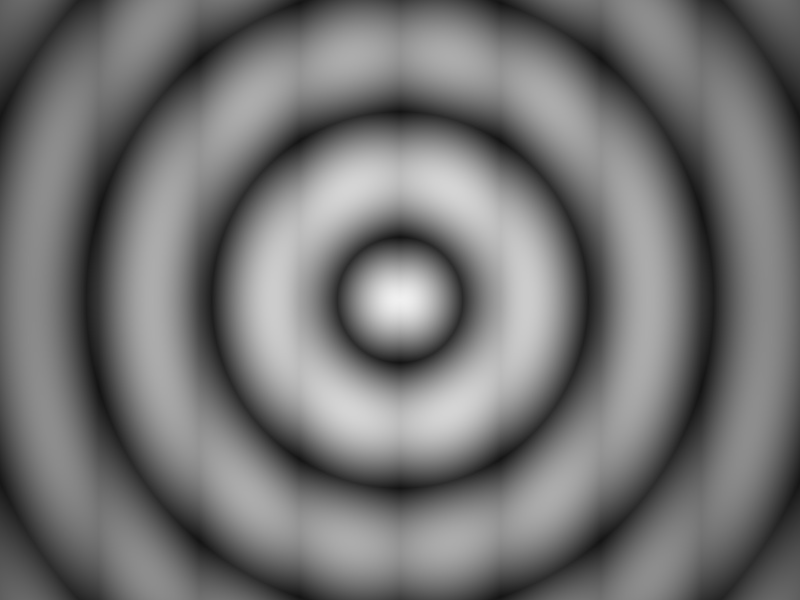
#> input picture samples/bw_classic.jpg, 800 x 600 px
$ python -i image_processor.py   (imports and definitions only)
#> lines starting #> are read from the running program, lines starting #| are printed output that depends on the picture
#> further down, picture is the input picture: PIL image 800x600 RGB; min 20, max 240, mean 115.1
"""
NEBULA ASCII STUDIO — High-Fidelity Image Processing Engine (Version 3.0)
Implements Rec. 709 luminance, multi-scale detail decomposition, Lanczos resizing,
and aspect ratio compensation to preserve facial features, shadows, and textures.
"""

import os
from typing import Optional, Tuple
import numpy as np
from PIL import Image, ImageEnhance, ImageFilter, ImageOps

from .config import DEFAULT_ASPECT_RATIO, SUPPORTED_EXTENSIONS


class ImageProcessor:
    """Provides high-performance, vectorized computer vision preprocessing."""

    # [82 lines left out: functions validate_path, load_image, calculate_luminance, resize_for_terminal, not called in this run]

    @staticmethod
    def enhance_for_ascii(
        img: Image.Image,
        sharpness: float = 1.4,
        detail_boost: float = 1.5,
        contrast: float = 1.2,
        brightness: float = 1.0,
        gamma: float = 1.0,
        saturation: float = 1.2,
    ) -> Image.Image:
        """
        High-Fidelity Feature & Shading Pipeline:
        1. Multi-scale Unsharp Masking:
           - Macro-scale unsharp mask (radius ~ 3.0px) for facial volumes, shadows, and contours.
           - Micro-scale unsharp mask (radius ~ 1.0px) for eyelashes, iris, lips, wrinkles, hair.
        2. Dynamic range expansion (1st to 99th percentile contrast stretch).
        3. Gamma tone mapping with deep shadow preservation.
        4. Color saturation enhancement for vibrant Truecolor output.
        """
#> called with sharpness = 1.4, detail_boost = 1.5, contrast = 1.2, brightness = 1, gamma = 1, saturation = 1.2
        # 1. Multi-scale feature enhancement
        enhanced = img
        if detail_boost > 1.0:
            # Macro structural contrast
            enhanced = enhanced.filter(
                ImageFilter.UnsharpMask(radius=3.0, percent=int(detail_boost * 45), threshold=2)
            )
            # Fine micro-detail (eyes, eyelashes, lips, hair texture)
            enhanced = enhanced.filter(
                ImageFilter.UnsharpMask(radius=1.0, percent=int(detail_boost * 90), threshold=1)
            )

        if sharpness > 1.0:
            sharp_enhancer = ImageEnhance.Sharpness(enhanced)
            enhanced = sharp_enhancer.enhance(min(sharpness, 2.5))

        # 2. Dynamic range calibration via NumPy
        arr = np.array(enhanced, dtype=np.float32)
        p1, p99 = np.percentile(arr, (1, 99))
#> p1 = 29; p99 = 207
        if p99 > p1 + 10:
            arr = np.clip((arr - p1) / (p99 - p1) * 255.0, 0.0, 255.0)
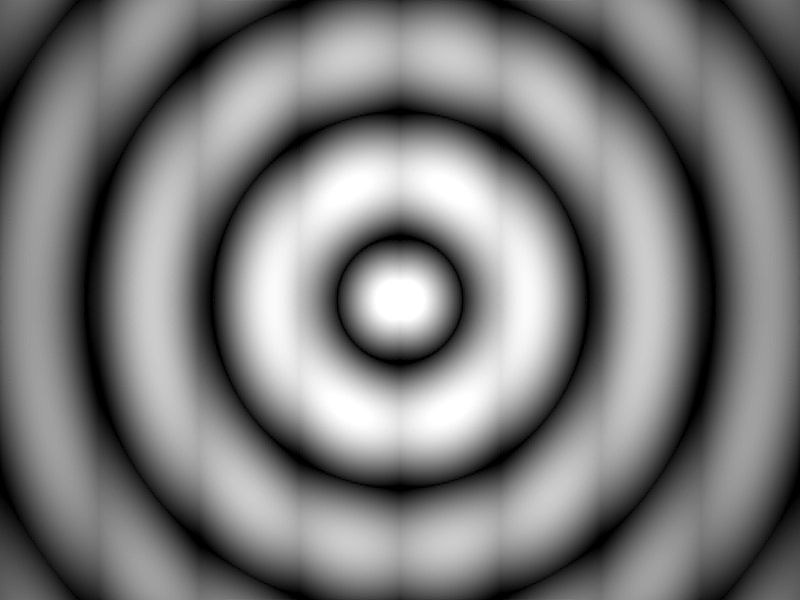
#> arr: shape (600, 800, 3) float32; min 0, max 255, mean 123.1

        # 3. Intelligent contrast and gamma adjustment
        if abs(contrast - 1.0) > 0.02:
            mean = np.mean(arr, axis=(0, 1), keepdims=True)
#> mean = [[123.2, 123.2, 123.2]]
            arr = np.clip(mean + (arr - mean) * contrast, 0.0, 255.0)

        if abs(brightness - 1.0) > 0.02:
            arr = np.clip(arr * brightness, 0.0, 255.0)

        if abs(gamma - 1.0) > 0.02:
            inv_gamma = 1.0 / max(0.1, gamma)
            arr = 255.0 * np.power(np.clip(arr / 255.0, 0.0, 1.0), inv_gamma)

        enhanced = Image.fromarray(np.clip(arr, 0.0, 255.0).astype(np.uint8))

        # 4. Color saturation
        if abs(saturation - 1.0) > 0.02:
            sat_enhancer = ImageEnhance.Color(enhanced)
            enhanced = sat_enhancer.enhance(max(0.0, saturation))

        return enhanced

    # [21 lines left out: function enhance_image, not called in this run]

>>> from PIL import Image
>>> picture = Image.open('../samples/bw_classic.jpg')
>>> result = ImageProcessor().enhance_for_ascii(picture)

$ run again, on samples/landscape_sunset.jpg
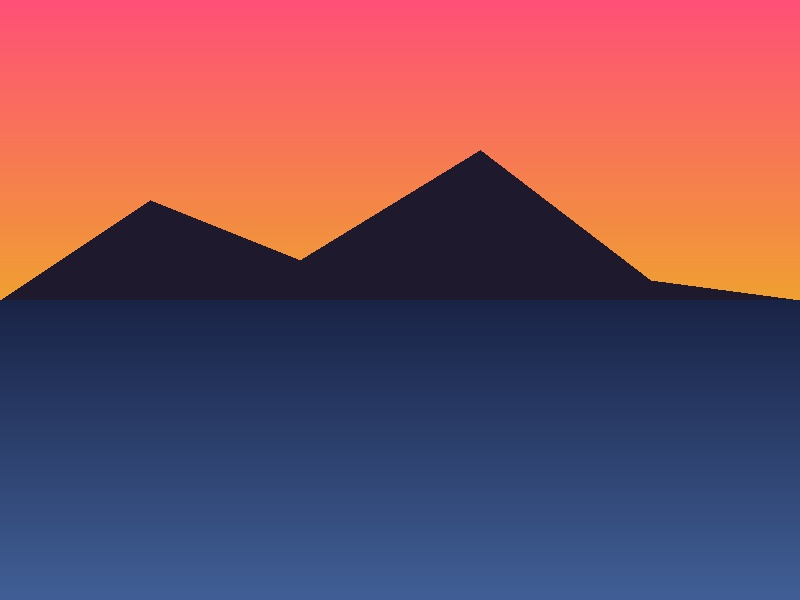
#> input picture samples/landscape_sunset.jpg, 800 x 600 px
#> picture is the input picture: PIL image 800x600 RGB; mean R, G, B 123.4, 79, 95.4
#> p1 = 24; p99 = 254
#> in enhance_for_ascii, `arr = np.clip((arr - p1) / (p99 - p1) * 255.0, 0.0, 255.0)`:
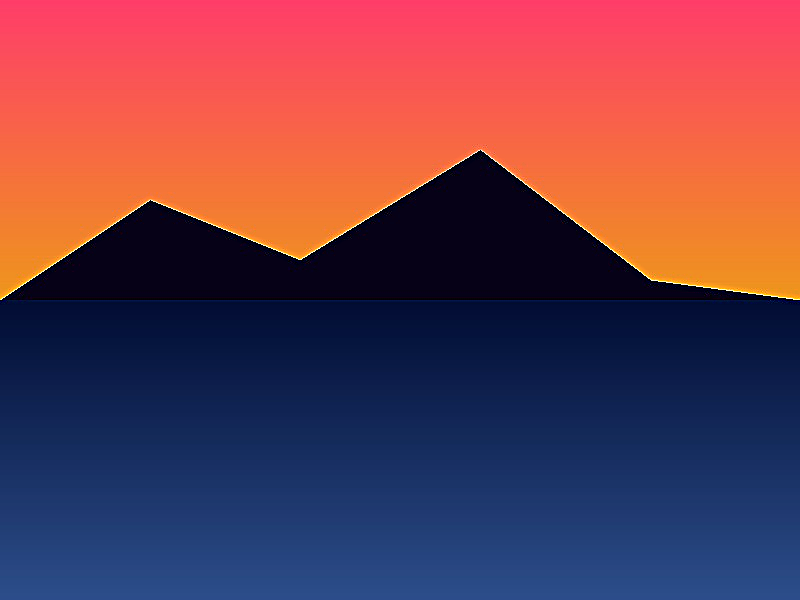
#> arr: shape (600, 800, 3) float32; mean R, G, B 110.3, 61.5, 79.4
#> mean = [[110.3, 61.46, 79.42]]
#> in enhance_for_ascii, `enhanced = sat_enhancer.enhance(max(0.0, saturation))`:
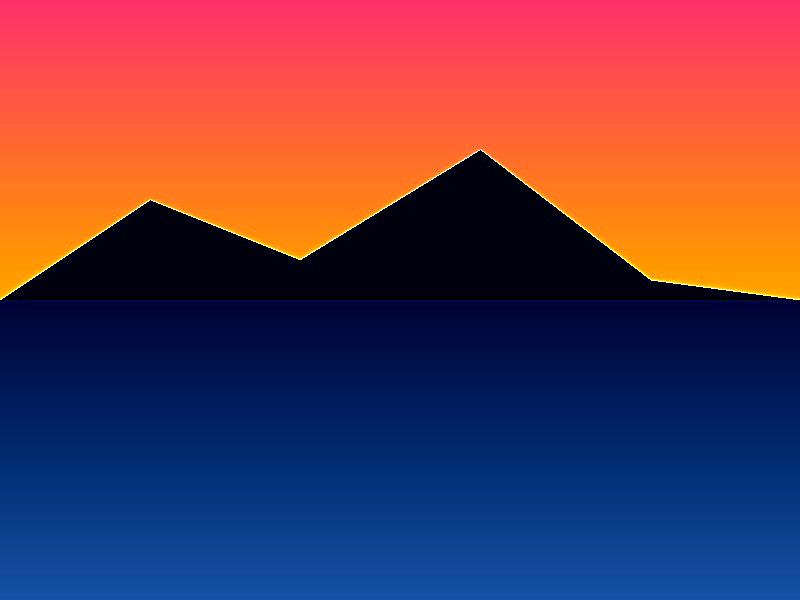
#> enhanced: PIL image 800x600 RGB; mean R, G, B 103.1, 58.7, 79.1

$ run again, on samples/textures_hair.jpg
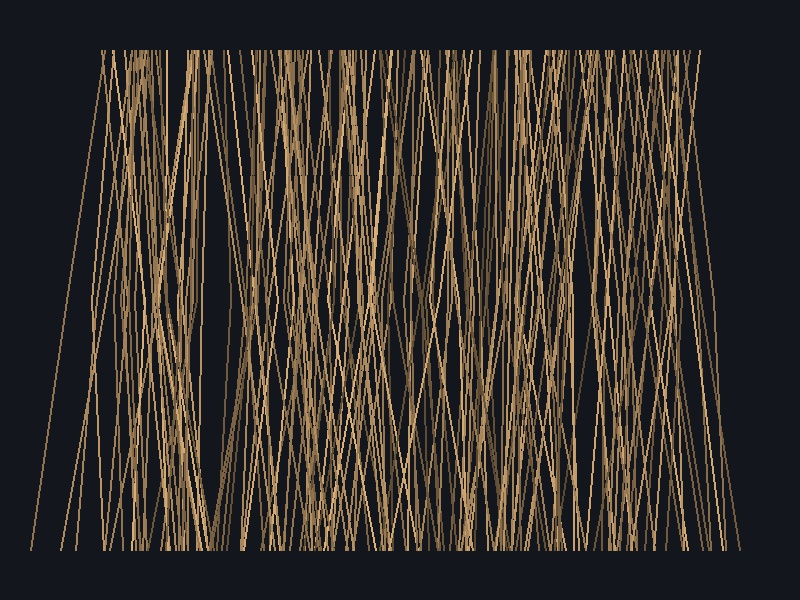
#> input picture samples/textures_hair.jpg, 800 x 600 px
#> picture is the input picture: PIL image 800x600 RGB; mean R, G, B 55, 48.9, 43.8
#> in enhance_for_ascii, `enhanced = enhanced.filter( ImageFilter.UnsharpMask(radius=1.0, percen..`:
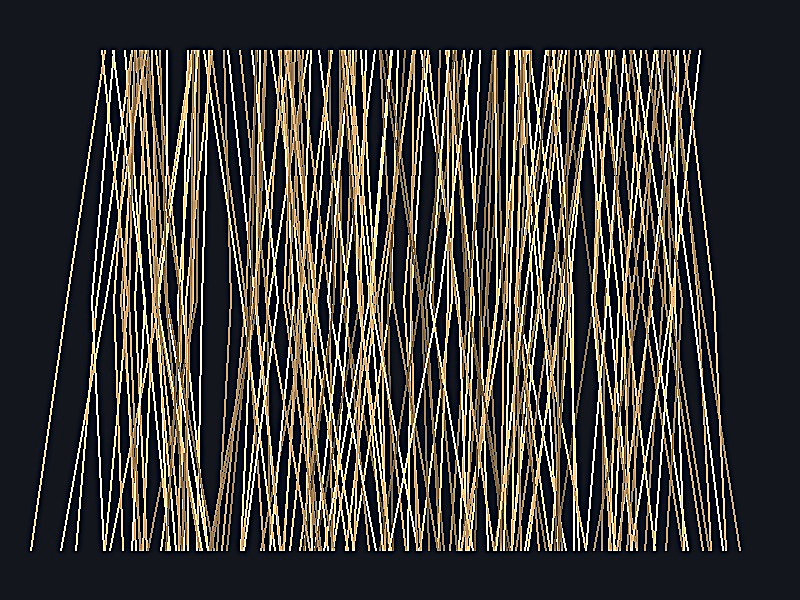
#> enhanced: PIL image 800x600 RGB; mean R, G, B 64.4, 61.2, 57.3
#> p1 = 0; p99 = 255
#> mean = [[65.61, 62.63, 59.32]]
#> in enhance_for_ascii, `arr = np.clip(mean + (arr - mean) * contrast, 0.0, 255.0)`:
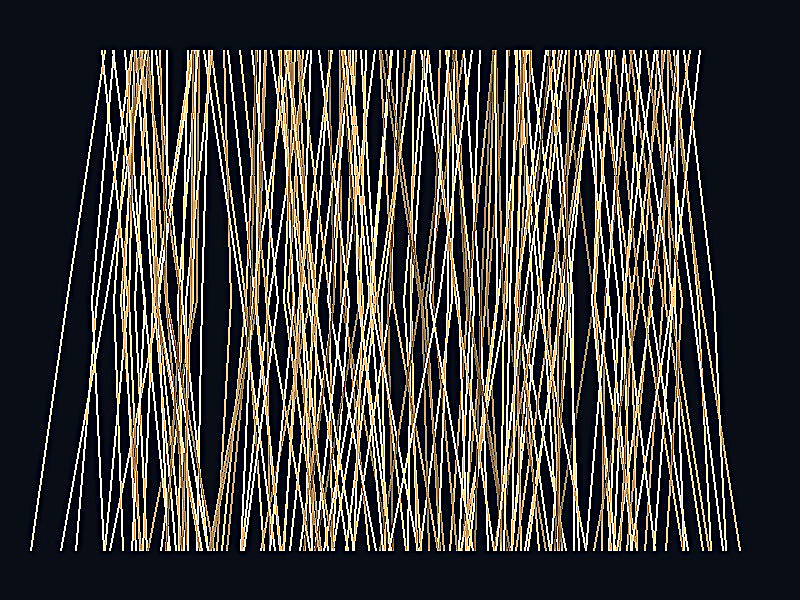
#> arr: shape (600, 800, 3) float32; mean R, G, B 64, 61.7, 59.4
